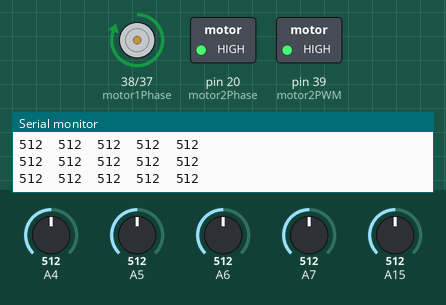
Bench run of a sketch on a simulated Arduino Mega 2560, built with avr-gcc and run on an emulated ATmega2560. Shown: direction and speed pins drawn as motors (green arrow = direction pin HIGH = forward, orange = LOW = backward, longer = more drive), switched loads named in the sketch (green lamp = pin HIGH), the last lines printed to the serial monitor. Inputs (shaded band) come from the test bench; at power-on: A4 = 512, A6 = 512, A5 = 512, A7 = 512, A15 = 512.

Above: at 1.2 s.
1.3 s: A4 set to 310
4.3 s: A4 set to 286
At 5.5 s:
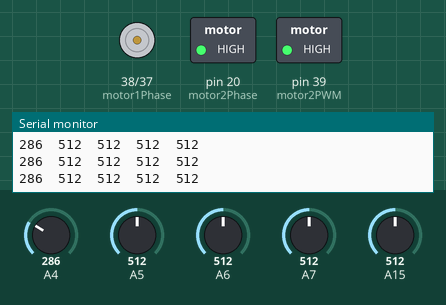
5.8 s: A6 set to 310
7.3 s: A6 set to 281
At 8.0 s:
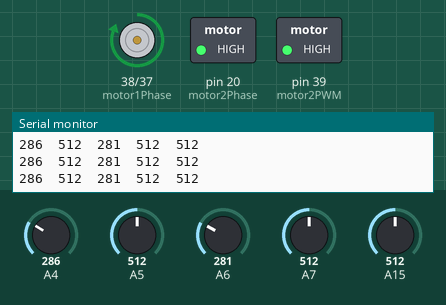
9.0 s: A6 set to 306
At 9.6 s:
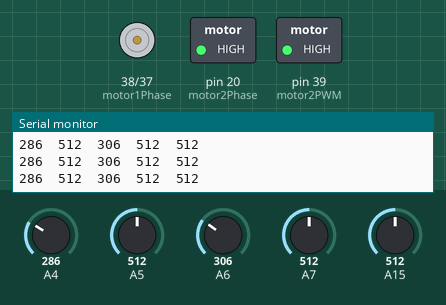
Timing chart, 0 to 11.5 s (numbered marks = the images above; inputs shaded):
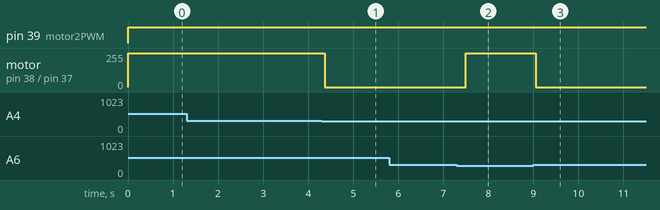

The sketch:

LineCode_Working_gradual_speed_change.ino
```cpp
int motor1PWM = 37;
int motor1Phase = 38;
int motor2PWM = 39;
int motor2Phase = 20;

//gradual speed change
int steps = 5;

int direction = 0;

int sensors_between_line = 0;
int turn[5][4] = {
  {255, 150, 255, 150}, //forward
  {255, 50, 255, 130}, //inner left
  {255, 30, 255, 130}, //outer left
  {255, 130, 255, 50}, //inner right
  {255, 130, 255, 30} //right
};//
int AnalogValue[5] = {0,0,0,0,0};
int AnalogPin[5] = {4,5,6,7,15}; // keep 8 free for tone O/P music


void drive(int current_direction_m1, int current_speed_m1, int current_direction_m2, int current_speed_m2, int direction_m1, int speed_m1, int direction_m2, int speed_m2, int time);

void setup()
{
 // put your setup code here, to run once:
 Serial.begin(9600);
 analogWrite(motor1Phase, 255); //forward left motor
 analogWrite(motor1PWM, 0); // set speed of left motor
 analogWrite(motor2Phase, 255); //forward right moto
 analogWrite(motor2PWM, 0); // set speed of right motor
}

void loop()
 {
 // put your main code here, to run repeatedly:
 //Reads value from sensor
 int i;
 for (i=0;i<5;i++)
 {
  AnalogValue[i]=analogRead(AnalogPin[i]);

  Serial.print(AnalogValue[i]); // This prints the actual analog reading from the sensors
  Serial.print("\t"); //tab over on screen
  if(i==4)
    {
    Serial.println(""); //carriage return
    //delay(120); // display new set of readings every 600mS

    //If statements - follow the line
  if(AnalogValue[2]<300){       //forward
    drive(turn[sensors_between_line][0], turn[sensors_between_line][1], turn[sensors_between_line][2], turn[sensors_between_line][3], turn[0][0], turn[0][1], turn[0][2], turn[0][3], 50);
    sensors_between_line = 0;
    }

  else if(AnalogValue[1] <300){ //inner left
    drive(turn[sensors_between_line][0], turn[sensors_between_line][1], turn[sensors_between_line][2], turn[sensors_between_line][3], turn[1][0], turn[1][1], turn[1][2], turn[1][3], 50);
    sensors_between_line = 1;
    }

  else if(AnalogValue[0]<300){  //outer left
    drive(turn[sensors_between_line][0], turn[sensors_between_line][1], turn[sensors_between_line][2], turn[sensors_between_line][3], turn[2][0], turn[2][1], turn[2][2], turn[2][3], 50);
    sensors_between_line = 2;
    }

  else if(AnalogValue[3]<300){ //inner right
    drive(turn[sensors_between_line][0], turn[sensors_between_line][1], turn[sensors_between_line][2], turn[sensors_between_line][3], turn[3][0], turn[3][1], turn[3][2], turn[3][3], 50);
    sensors_between_line = 3;
    }

  else if(AnalogValue[4]<300){ //outer right
    drive(turn[sensors_between_line][0], turn[sensors_between_line][1], turn[sensors_between_line][2], turn[sensors_between_line][3], turn[4][0], turn[4][1], turn[4][2], turn[4][3], 50);
    sensors_between_line = 4;
    }

  else if(AnalogValue[4]>350 && AnalogValue[3]>350 && AnalogValue[2]>350 && AnalogValue[1]>350 && AnalogValue[0]>350){ //stop
    drive(turn[sensors_between_line][0], turn[sensors_between_line][1], turn[sensors_between_line][2], turn[sensors_between_line][3], turn[sensors_between_line][0], turn[sensors_between_line][1], turn[sensors_between_line][2], turn[sensors_between_line][3], 50);
 }
 }
 }
 }


void drive(int current_direction_m1, int current_speed_m1, int current_direction_m2, int current_speed_m2, int direction_m1, int speed_m1, int direction_m2, int speed_m2, int time){

  for (int i = 0; i<5; i++){

  int new_speed_m1 = current_speed_m1 + ((speed_m1 - current_speed_m1) * i) / steps;
  int new_speed_m2 = current_speed_m2 + ((speed_m2 - current_speed_m2) * i) / steps;


  analogWrite(motor1Phase, direction_m1); //forward left motor
  analogWrite(motor1PWM, new_speed_m1); // set speed of left motor
  analogWrite(motor2Phase, direction_m2); //forward right moto
  analogWrite(motor2PWM, new_speed_m2); // set speed of right motor

  delay(20);
 }
}
```

Measured:
- the behaviour switches between 300 and 299 on A4 (found by bisection; images 0 and 1)
- the behaviour switches between 300 and 299 on A6 (found by bisection; images 1 and 2)
- after the input at 4.3 s, motor on pin 38 (motor1Phase) / pin 37 (motor1PWM): forward 255/255 → stopped after 0.07 s
- after the input at 7.3 s, motor on pin 38 (motor1Phase) / pin 37 (motor1PWM): stopped → forward 255/255 after 0.20 s
- after the input at 9.0 s, motor on pin 38 (motor1Phase) / pin 37 (motor1PWM): forward 255/255 → stopped after 0.05 s
